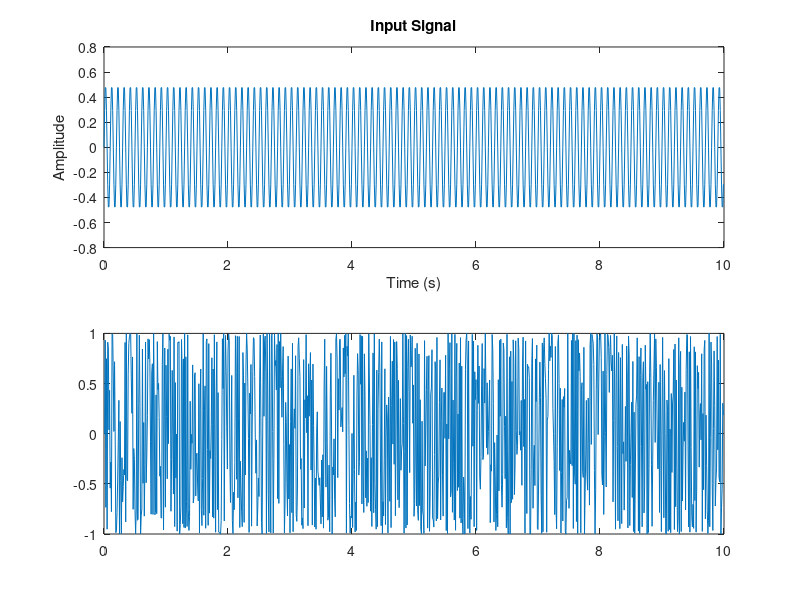

The MATLAB source for this figure:
%%
close all; clear all; clc;
%%

% Phase-Locked Loop (PLL) Example Code

% Define simulation parameters
fs = 100; % Sampling frequency
T = 1/fs; % Sampling period
t = 0:T:10-T; % Time vector
fc = 100; % Carrier frequency
Ac = 1; % Carrier amplitude
fm = 10; % Modulating frequency
Am = 0.5; % Modulating amplitude

% Generate modulating signal
m = Am*sin(2*pi*fm*t);

% Generate carrier signal
c = Ac*sin(2*pi*fc*t);

% Add modulating signal to carrier signal
s = c + m;

% Define PLL parameters
Kp = 1; % Proportional gain
Ki = 0.1; % Integral gain
Kd = 0.1; % Derivative gain
theta = zeros(size(t)); % Phase error
theta_dot = zeros(size(t)); % Phase error derivative
theta_int = zeros(size(t)); % Phase error integral
vco = zeros(size(t)); % VCO output
f = zeros(size(t)); % Instantaneous frequency estimate

% Loop through each sample in the input signal
for i = 2:length(t)
    
    % Calculate phase error
    theta(i) = angle(s(i)) - angle(vco(i-1));
    
    % Calculate phase error derivative
    theta_dot(i) = (theta(i) - theta(i-1))/T;
    
    % Calculate phase error integral
    theta_int(i) = theta_int(i-1) + theta(i)*T;
    
    % Calculate VCO output
    vco(i) = Ac*sin(2*pi*(fc+f(i))*t(i));
    
    % Calculate instantaneous frequency estimate
    f(i) = f(i-1) + Kp*theta(i) + Ki*theta_int(i) + Kd*theta_dot(i);
    
end

new = Ac*sin(2*pi.*f.*t);

% Plot input and output signals
figure(1);
subplot(2,1,1);
plot(t,s);
xlabel('Time (s)');
ylabel('Amplitude');
title('Input Signal');

subplot(2,1,2);
plot(t,new);
